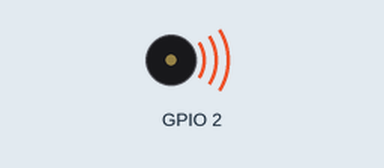
This sketch was run on a simulated ESP8266 (NodeMCU). Parts: buzzer (waves = sounding). WiFi joins after 1.5 s; servers stay silent unless stated; what the sketch prints to the serial monitor is not drawn.

Above: at 1.7 s.
Timing chart, 0 to 4.5 s (numbered marks = the images above):
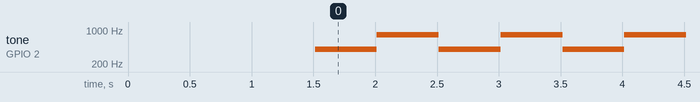

Measured:
- by itself, tone on GPIO 2: alternates 800 Hz for 0.50 s and 400 Hz for 0.50 s

The sketch:

E01002_AlarmSoul.ino
```cpp
/*
 *  This sketch sends a message to a TCP server
 *
 */

#include <ESP8266WiFi.h>
#include <ESP8266WiFiMulti.h>

ESP8266WiFiMulti WiFiMulti;

void setup() {
    Serial.begin(115200);
    delay(10);

    // We start by connecting to a WiFi network
    WiFiMulti.addAP("<wifi ssid", "<wifi password>");

    Serial.println();
    Serial.println();
    Serial.print("Wait for WiFi... ");

    while(WiFiMulti.run() != WL_CONNECTED) {
        Serial.print(".");
        delay(500);
    }


  pinMode(2, OUTPUT);

}


void loop() {
     Serial.println("");
    Serial.println("WiFi connected");
    Serial.println("IP address: ");
    Serial.println(WiFi.localIP());

     tone(2, 400, 700); //Middle C
    delay(500);

   tone(2, 800, 700); //C#
  delay(500);

}
```
